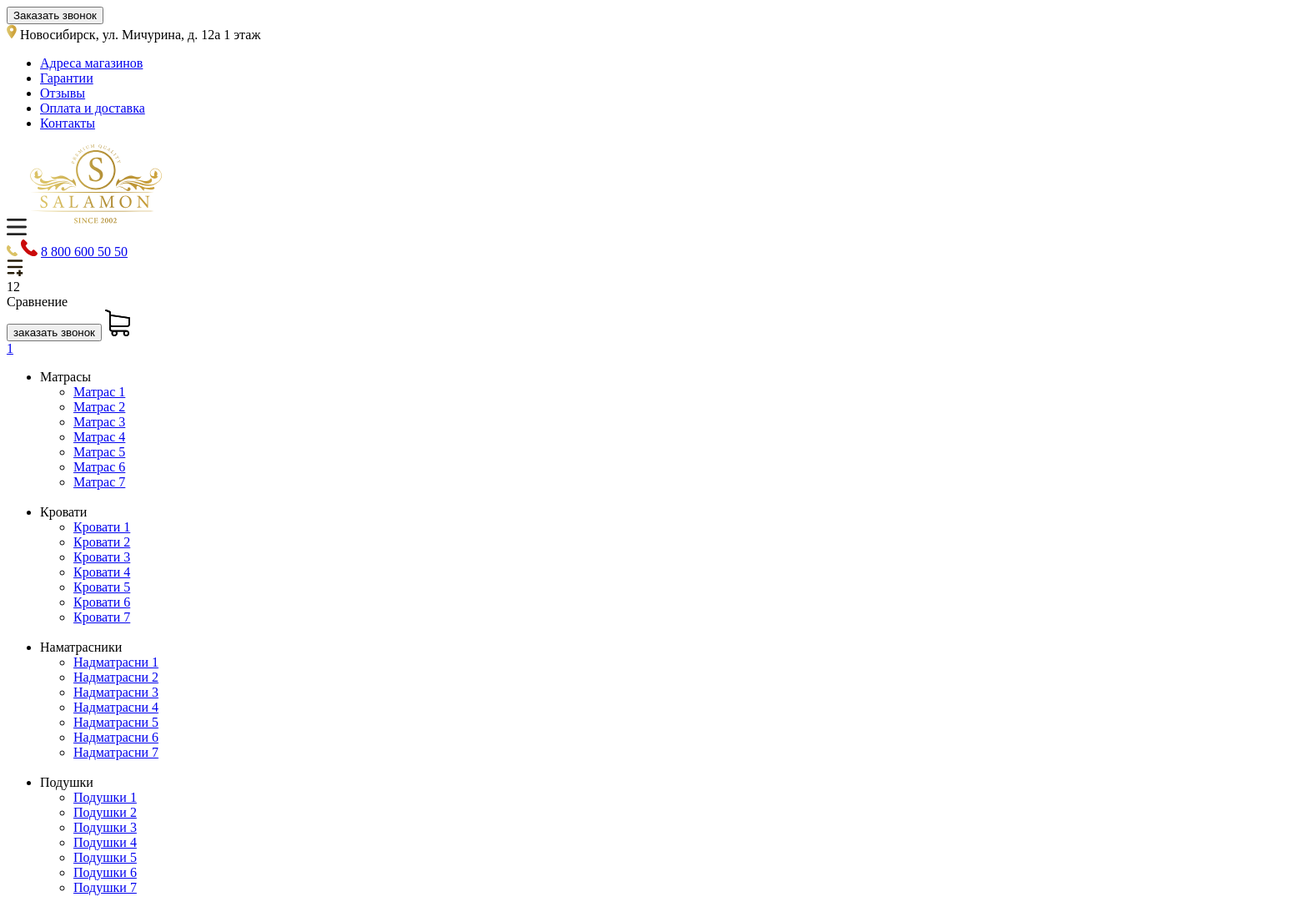
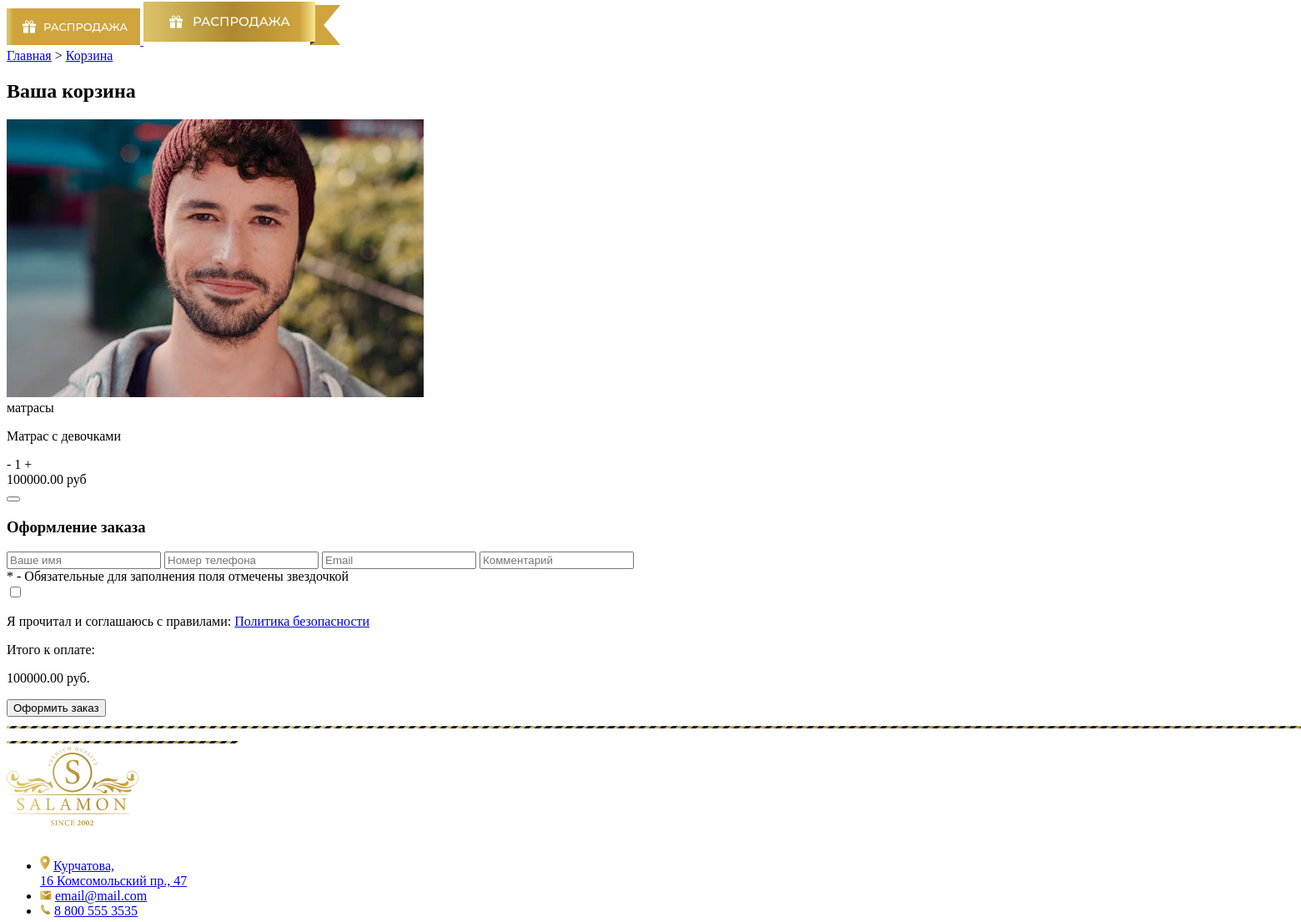
Before: /cart/ (upper part) with the older database file (2 pictures, top to bottom).
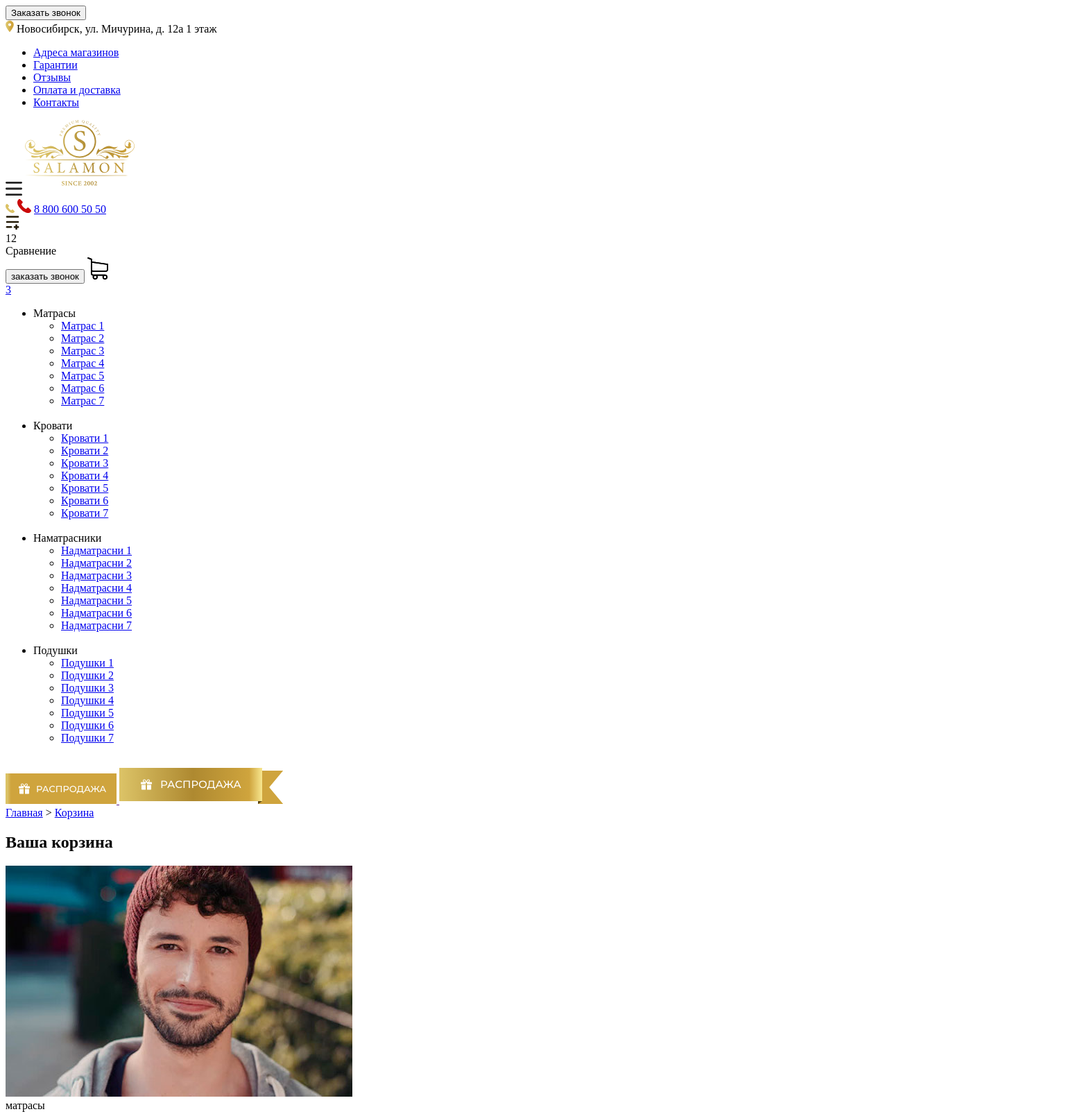
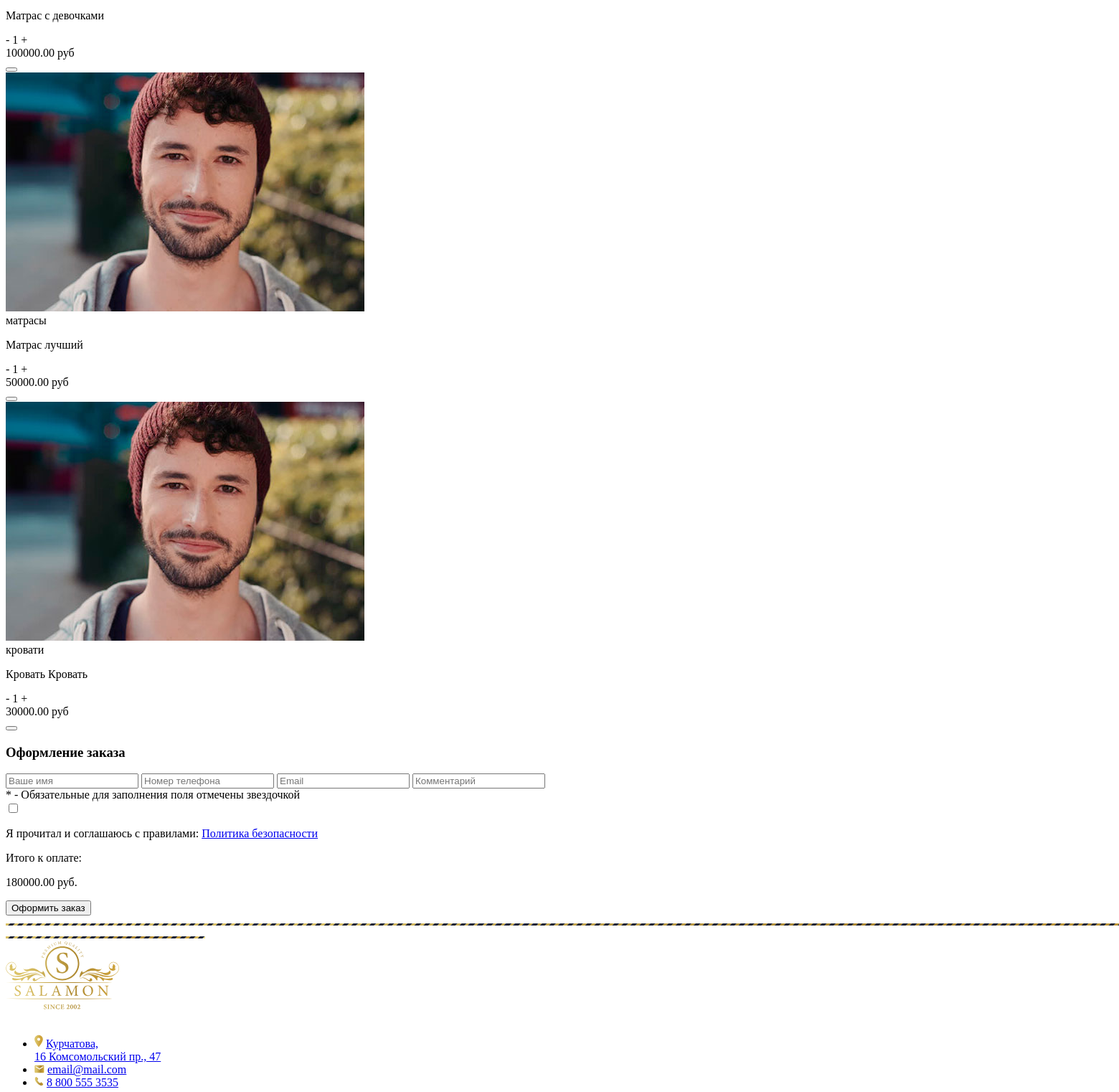
After: the same page with the newer database file (2 pictures, top to bottom).
### main/models.py (models this page shows, shortened)
class Cart(models.Model):
    owner = models.ForeignKey('Customer', null=True, verbose_name='Владелец', on_delete=models.CASCADE)
    products = models.ManyToManyField(Goods_Cart, blank=True,
                                      related_name='related_cart', verbose_name='Товары')
    total_products = models.PositiveIntegerField(default=0, verbose_name='Количество товара')
    final_price = models.DecimalField(max_digits=10,
                                      decimal_places=2,
                                      blank=True, default=0,
                                      verbose_name='Итоговая цена')
    in_order = models.BooleanField(default=False, verbose_name='Занятая корзина')
    for_anonymous_users = models.BooleanField(default=False, verbose_name='Для анонимов')
    old_price = models.DecimalField(max_digits=10,
                                    decimal_places=2,
                                    blank=True,
                                    default=0,
                                    verbose_name='Старая цена')
    sale = models.DecimalField(max_digits=10,
                               decimal_places=2,
                               blank=True,
                               default=0,
                               verbose_name='Скидка')
    class Meta:
        verbose_name = 'Корзина'
        verbose_name_plural = 'Корзина'

class Goods_Cart(models.Model):
    user = models.ForeignKey('Customer', verbose_name='Покупатель', on_delete=models.CASCADE, null=True)
    cart = models.ForeignKey('Cart', verbose_name='Корзина', on_delete=models.CASCADE,
                             related_name='related_products')
    content_type = models.ForeignKey(ContentType,
                                     on_delete=models.CASCADE,
                                     null=True,
                                     verbose_name='Тип содержимого'
                                     )
    object_id = models.PositiveIntegerField(null=True, verbose_name='ID объекта')
    content_object = GenericForeignKey('content_type', 'object_id')
    qty = models.PositiveIntegerField(default=1, verbose_name='Количество товара')
    final_price = models.DecimalField(max_digits=10,
                                      decimal_places=2,
                                      blank=True, default=20,
                                      verbose_name='Итоговая цена')
    old_price = models.DecimalField(max_digits=10,
                                    decimal_places=2,
                                    blank=True,
                                    default=20,
                                    verbose_name='Старая цена'
                                    )
    sale = models.DecimalField(max_digits=10,
                               decimal_places=2,
                               blank=True,
                               default=20,
                               verbose_name='Скидка'
                               )
    height = models.IntegerField(null=True, default=0, verbose_name='Высота', blank=True)
    size = models.CharField(max_length=50, blank=True, verbose_name='Размер')
    publish_date = models.DateField(verbose_name='Дата', default=timezone.now)
    class Meta:
        verbose_name = 'Корзина товара'
        verbose_name_plural = 'Корзина товара'

class Good(models.Model):
    category = models.ForeignKey(GoodsCategory,
                                 related_name='category',
                                 on_delete=models.CASCADE,
                                 verbose_name='Категория'
                                 )
    id = models.BigAutoField(primary_key=True)
    slug = models.SlugField(unique=True, null=True, verbose_name='Ссылка')
    title = models.CharField(max_length=50, verbose_name='Название товара')
    rigidity = models.CharField(max_length=50, verbose_name='Жесткость')
    weight = models.BigIntegerField(verbose_name='Масса')
    price = models.DecimalField(max_digits=10,
                                decimal_places=2,
                                default=20,
                                verbose_name='Цена'
                                )
    old_price = models.DecimalField(max_digits=10,
                                    decimal_places=2,
                                    blank=True,
                                    default=20,
                                    verbose_name='Старая цена')
    popularity = models.IntegerField(blank=True, default=1, verbose_name='Популярность')
    quolity = models.IntegerField(blank=True, default=1, verbose_name='Качество')
    description = RichTextField(blank=True, verbose_name='Описание')
    characters = RichTextField(blank=True, verbose_name='Характеристики')
    feedbacks = RichTextField(blank=True, verbose_name='Отзывы')
    image_for_cart = models.ImageField(blank=True, verbose_name='Картинка для корзины')
    class Meta:
        verbose_name = 'Товар'
        verbose_name_plural = 'Товар'

class GoodsCategory(models.Model):
    cat = models.CharField(max_length=50, verbose_name='Категория')
    slug = models.SlugField(unique=True, null=True, verbose_name='Ссылка')
    def __str__(self):
        return f'{self.cat}'
    class Meta:
        verbose_name = 'Категории товаров'
        verbose_name_plural = 'Категории товаров'

### main/views.py (the view, shortened to what this page needs)
# urls.py: path('cart/', Cart_View.as_view(), name='cart'),
class Cart_View(CartMixin, View):
    def get(self, request, *args, **kwargs):
        category = GoodsCategory.objects.all()
        images = Goods_Images.objects.all()
        context = {
            'cart': self.cart,
            'category': category,
            'image': images,
        }
        return render(
            request,
            'main/basket.html',
            context=context
        )

### main/templates/main/basket.html (shortened to what this page needs)
{% extends 'main/base.html' %}
{% load static %}
{% block content %}
  <div class="way">
    <div class="container">
      <a href="{% url 'home' %}" >Главная</a>
      >
      <a href='#' class='active'>Корзина</a>
    </div>
  </div>
  <section class="basket section">
    <div class="container">
      <h2 class="pageHeader">Ваша корзина {% if not cart.products.count %}пуста{% endif %} </h2>
      <div class="basket__base">
        <div class="items">
          {% for item in cart.products.all %}
          <div class="basketItem">
            <img src="{{ item.content_object.image_for_cart.url }}" alt="">
            <div class="title">
              <span>
                  {{ item.content_object.category }}
              </span>
              <p>
                {{ item.content_object.title }}
              </p>
            </div>
            <div class="counter counter_gold">
              <span class="minus">
                -
              </span>
              <span class="number">
                1
              </span>
              <span class="plus">
                +
              </span>
            </div>
            <div class="price">
              <span>{{ item.final_price }}</span> руб
            </div>
            <div class='form_wrapper'>
            <form class='removingForm'
            method='POST'
            action="{% url 'remove_from_cart' ct_model=item.content_object.category slug=item.content_object.id %}">
              <button class='removingButton' type='submit' ></button>
            </form>
            </div>
          </div>
          {% endfor %}
          </div>
        </div>
      </div>
  </section>
  <section class="section checkout">
    <div class="container">
      <h3 class="title">Оформление заказа</h3>
      <form action="" method="POST">
        <input type="text" class="input" placeholder="Ваше имя" name="name">
        <input type="text" class="input" placeholder="Номер телефона" name="phone">
        <input type="text" class="input" placeholder="Email" name="email">
        <input type="text" class="input" placeholder="Комментарий" name="comment">
        <div class="annotation">
          <span class='red'>*</span>
          <span>- Обязательные для заполнения поля отмечены звездочкой</span>
        </div>
        <div class="final">
          <div class="confirm">
            <input type="checkbox" name="" id="">
            <p>Я прочитал и соглашаюсь с правилами: <a href="#">Политика безопасности</a></p>
          </div>
          <div class="finalPrice">
            <span>Итого к оплате: </span>
            <p>
              <span id='finalPrice'>{{ cart.final_price }}</span>
               руб.
            </p>
          </div>
          <button class="red-button" type="submit">
            Оформить заказ
          </button>
        </div>
      </form>
    </div>
  </section>
{% endblock content %}

### main/templates/main/base.html (shortened to what this page needs)
<!DOCTYPE html>
<html lang="en">
<head>
  {% load static %}
  <link rel="stylesheet/less" href="{% static 'styles.less' %}">
  <link rel="stylesheet" href="https://unpkg.com/swiper/swiper-bundle.min.css" />
</head>
<body class='index'>
  <header class='header'>
    <div class="header__top">
      <div class="container d-flex-align-between">
        <button class="golden-button d-lg-none">
          Заказать звонок
        </button>
        <div class='header__logos d-sm-none'>
          <span>Новосибирск, ул. Мичурина, д. 12а 1 этаж</span>
        </div>
        <ul class='d-sm-none'>
          <li><a href="#">Адреса магазинов</a></li>
          <li><a href="#">Гарантии</a></li>
          <li><a href="#">Отзывы</a></li>
          <li><a href="#">Оплата и доставка</a></li>
          <li><a href="#">Контакты</a></li>
        </ul>
      </div>
    </div>
    <div class="header__base">
      <div class="container d-flex-align-between">
        <a href="{% url 'home' %}">
          <img class='logo' src="{% static 'img/logo2.svg' %}" alt="">
        </a>
        <div class='d-flex-align-between'>
        <div class="header__phone d-flex align-items-center">
          <a href="tel:#">
            8 800 600 50 50
          </a>
        </div>
        <div class="compare d-flex-align-between ">
          <div class=' compare__pic'>
            <div class="compare__red
            d-flex-align-center">
              <span class='d-block'>12</span>
            </div>
          </div>
          <span class='compare__label d-sm-none'>
            Сравнение
          </span>
        </div>
        <button class='header__button d-sm-none'>
          заказать звонок
        </button>
        <a href="{% url 'cart' %}" class='header__basket'>
            {% if cart.products.count > 0 %}
          <div id='basketCounter' class='d-flex-align-center'>{{ cart.products.count }}</div>
            {% else %}
          <div id='basketCounter' class='d-flex-align-center'>0</div>
            {% endif %}
        </a>
        </div>
      </div>
    </div>
  <nav class="nav">
    <div class="container d-flex justify-content-between">
      <div class='d-flex-align-between'>
        <ul class='d-flex-align-between'>
          <li>Матрасы
            <ul class='innerList'>
              <li> <a href="#">Матрас 1</a></li>
              <li> <a href="#">Матрас 2</a></li>
              <li> <a href="#">Матрас 3</a></li>
              <li> <a href="#">Матрас 4</a></li>
              <li> <a href="#">Матрас 5</a></li>
              <li> <a href="#">Матрас 6</a></li>
              <li> <a href="#">Матрас 7</a></li>
            </ul>
            <svg class='d-sm-none' width="11" height="6" viewBox="0 0 11 6" fill="none" xmlns="http://www.w3.org/2000/svg">
              <path d="M1 0.5L5.5 5L10 0.5" stroke="white"/>
              </svg>
               </li>
          <li class='d-sm-none'>Кровати
            <ul class='innerList'>
              <li> <a href="#">Кровати 1</a></li>
              <li> <a href="#">Кровати 2</a></li>
              <li> <a href="#">Кровати 3</a></li>
              <li> <a href="#">Кровати 4</a></li>
              <li> <a href="#">Кровати 5</a></li>
              <li> <a href="#">Кровати 6</a></li>
              <li> <a href="#">Кровати 7</a></li>
            </ul>
            <svg width="11" height="6" viewBox="0 0 11 6" fill="none" xmlns="http://www.w3.org/2000/svg">
              <path d="M1 0.5L5.5 5L10 0.5" stroke="white"/>
              </svg>
               </li>
          <li class='d-sm-none'>Наматрасники
            <ul class='innerList'>
              <li> <a href="#">Надматрасни 1</a></li>
              <li> <a href="#">Надматрасни 2</a></li>
              <li> <a href="#">Надматрасни 3</a></li>
              <li> <a href="#">Надматрасни 4</a></li>
              <li> <a href="#">Надматрасни 5</a></li>
              <li> <a href="#">Надматрасни 6</a></li>
              <li> <a href="#">Надматрасни 7</a></li>
            </ul>
            <svg width="11" height="6" viewBox="0 0 11 6" fill="none" xmlns="http://www.w3.org/2000/svg">
              <path d="M1 0.5L5.5 5L10 0.5" stroke="white"/>
              </svg>
               </li>
          <li class='d-sm-none'>Подушки
            <ul class='innerList'>
              <li> <a href="#">Подушки 1</a></li>
              <li> <a href="#">Подушки 2</a></li>
              <li> <a href="#">Подушки 3</a></li>
              <li> <a href="#">Подушки 4</a></li>
              <li> <a href="#">Подушки 5</a></li>
              <li> <a href="#">Подушки 6</a></li>
              <li> <a href="#">Подушки 7</a></li>
            </ul>
            <svg width="11" height="6" viewBox="0 0 11 6" fill="none" xmlns="http://www.w3.org/2000/svg">
              <path d="M1 0.5L5.5 5L10 0.5" stroke="white"/>
              </svg>
               </li>
        </ul>
      </div>
      <a class='sale d-xl-max-block d-xl-none' href="">
      </a>
      <a href="#" class="sale d-xl-max-none">
      </a>
    </div>
  </nav>
  </header>
  {% block content %}
  {% endblock content %}
  <footer class='section '>
    <img class='line d-sm-none' src="{% static 'img/footerGoldenDottenLine.svg' %}" alt="">
    <img class='line d-lg-none' src="{% static 'img/goldenDottenLineHorizontal.svg' %}" alt="">
    <div class="container d-flex">
      <div class="contacts">
        <img src="{% static 'img/logo2.svg' %}" alt="">
        <ul>
          <li>
            <img src="{% static 'img/marker.svg' %}" alt="">
            <a href="#">Курчатова, <br> 16 Комсомольский пр., 47</a>
          </li>
          <li>
            <img src="{% static 'img/convertFooterIcon.svg' %}" alt="">
            <a href="#">email@mail.com</a>
          </li>
          <li> <img src="{% static 'img/phoneFooterIcon.svg' %}" alt="">
            <a href="#">8 800 555 3535</a>
        </ul>
      </div>
    </div>
  </footer>
</body>
</html>

Changed rows visible on the page:
changed Cart: products.count "1" → "3"; final_price "100000.00" → "180000.00"
added Goods_Cart: content_object.image_for_cart (picture), content_object.category "матрасы", content_object "Матрас лучший", final_price "50000.00"
added Goods_Cart: content_object.image_for_cart (picture), content_object.category "кровати", content_object "Кровать Кровать", final_price "30000.00"
